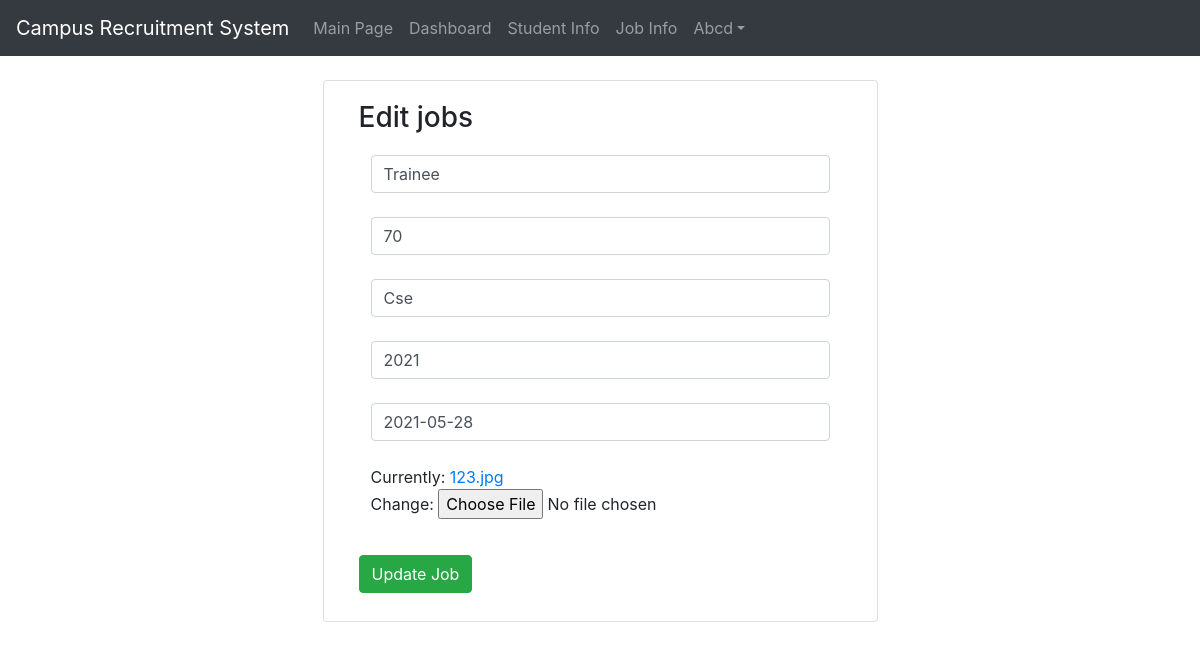
The app's page /ejobs/1/ (signed in) with its own data.
### RevisedApp/models.py (models this page shows)
class User(AbstractUser):
	t=[('CSE','CSE'),('ECE','ECE'),('CIVIL','CIVIL'),('Mechanical','Mechanical'),('EEE','EEE'),('MBA','MBA')]
	y=[('III','III'),('IV','IV')]
	rollno=models.CharField(default='17AK1A000',max_length=10)
	dob=models.DateField(null=True)
	year=models.CharField(choices=y,max_length=5,null=True)
	dept=models.CharField(choices=t,max_length=12,null=True)
	phone_no=models.IntegerField(null=True)
	percentage=models.IntegerField(null=True)
	backlogs=models.IntegerField(null=True)
	pass_year=models.IntegerField(null=True)
	address=models.CharField(max_length=250,null=True)
	r=[(1,'coordinator'),(2,'Student'),(3,'Guest')]
	role=models.IntegerField(choices=r,default=2)

class Jobinfo(models.Model):
	title=models.CharField(max_length=25)
	location=models.CharField(max_length=20)
	salary=models.IntegerField(null=True)
	skills=models.CharField(max_length=30)
	job_role=models.CharField(max_length=30)
	eligible_percent=models.IntegerField(null=True)
	eligible_dept=models.CharField(max_length=30)
	year_of_pass=models.IntegerField(null=True)
	last_date=models.DateField(null=True)
	descrip=models.CharField(max_length=250)
	com_image=models.ImageField(upload_to='Jobs/',default='123.jpg')

### RevisedApp/views.py (the view)
# urls.py: path('ejobs/<int:a>/',views.editjobs,name='editjob'),
def editjobs(request,a):
	t= Jobinfo.objects.get(id=a)
	if request.method== "POST":
		k= UpJobform(request.POST,instance=t)
		if k.is_valid():
			k.save()
			return redirect('/jobs')
	k2 = UpJobform(instance=t)
	return render(request,'html/editjobs.html',{'b':k2})

### RevisedApp/forms.py
class UpJobform(forms.ModelForm):
	class Meta:
		model= Jobinfo
		fields= ["job_role","eligible_percent","eligible_dept","year_of_pass","last_date","com_image"]
		widgets={
		"job_role":forms.TextInput(attrs={"class":"form-control","placeholder":"Job role"}),
		"eligible_percent":forms.TextInput(attrs={"class":"form-control","placeholder":"eligible percent"}),
		"eligible_dept":forms.TextInput(attrs={"class":"form-control","placeholder":"eligible_dept"}),
		"year_of_pass":forms.NumberInput(attrs={"class":"form-control","placeholder":"year_of_pass"}),
		"last_date":forms.DateInput(attrs = {"class": "form-control","placeholder":"Last date to apply"},),
		}

### RevisedApp/templates/html/editjobs.html (shortened to what this page needs)
{% extends 'html/base.html' %}
{% block content %}
<div class = "container mt-4">
	<div class="card col-md-6 mx-auto">
		<div class="card-body">
		<form method="POST">
		<h3>Edit jobs</h3>
		<table class="table table-borderless">
			{% for m in b %}
			<tr>
				<td>{{m}}</td>
			</tr>
			{% endfor %}
		</table>
		<div class="row">
			<div class="col">
				<input type="submit" value="Update Job" class="from-control btn btn-success my-2">
				</div>
			</div>
		</form>
	</div>
	</div>
</div>
{% endblock %}

### RevisedApp/templates/html/navbar.html (shortened to what this page needs)
<nav class="navbar navbar-expand-md bg-dark navbar-dark">
  <a class="navbar-brand" href="{% url 'home' %}">Campus Recruitment System</a>
  <div class="collapse navbar-collapse" id="collapsibleNavbar">
    <ul class="navbar-nav">
      {% if not user.is_authenticated %}
      <li class="nav-item">
        <a class="nav-link" href="{% url 'home' %}">Home</a>
      </li>
      <li class="nav-item">
        <a class="nav-link" href="#">About</a>
      </li>
      <li class="nav-item">
        <a class="nav-link" href="{% url 'log' %}">Login/Register</a>
      </li>
      {% elif user.role == 1%}
      <li class="nav-item">
        <a class="nav-link" href="{% url 'main' %}">Main Page</a>
      </li>
      <li class="nav-item">
        <a class="nav-link" href="{% url 'dash' %}">Dashboard</a>
      </li>
      <li class="nav-item">
        <a class="nav-link" href="{% url 'perm' %}">Student Info</a>
      </li>
      <li class="nav-item">
        <a class="nav-link" href="{% url 'main' %}">Job Info</a>
      </li>
       <ul class="navbar-nav ml-auto" style="margin-right: 120px">
        {% if not user.is_authenticated %}
        <li class="nav-item">
          <a class="nav-link" href="{% url 'log' %}"> Login</a>
        </li>
        {% else %}
        <li class="dropdown">
          <a type="button" class="nav-link dropdown-toggle" data-toggle="dropdown">{{user.username}}</a>
        </li>
        {% endif %}
      </ul>
      {% endif %}
    </ul>
  </div>
</nav>

### records on screen
User: username "Abcd"
Jobinfo: b "Trainee" "70" "Cse" "2021" "2021-05-28"
